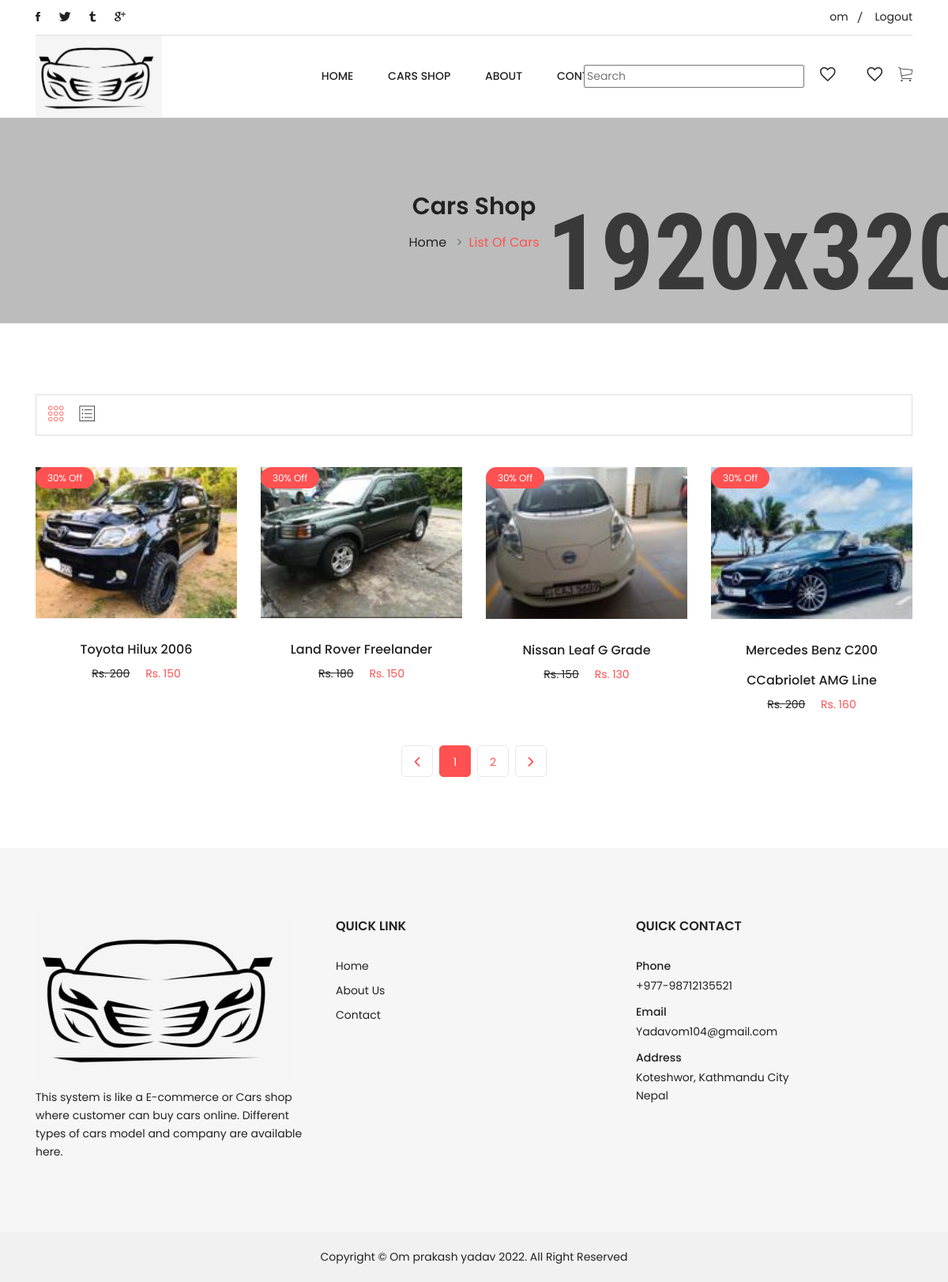
The app's page /shop/ (signed in) with its own data.
### mainApp/models.py (models this page shows, shortened)
class Product(models.Model):
    title = models.CharField(max_length=150)
    slug = models.SlugField(unique=True)
    category = models.ForeignKey(Category, on_delete=models.CASCADE)
    image = models.ImageField(upload_to="products")
    marked_price = models.PositiveIntegerField()
    selling_price = models.PositiveIntegerField()
    description = models.TextField()
    return_policy = models.CharField(max_length=300, null=True, blank=True)
    view_count = models.PositiveIntegerField(default=0)

### mainApp/views.py (the view)
# urls.py: path("shop/",ShopView.as_view(), name="shop"),
class ShopView(Ecomrequired,TemplateView):
    template_name = "shop.html"
    def get_context_data(self, **kwargs):
        context = super().get_context_data(**kwargs)
        all_products = Product.objects.all()
        paginator = Paginator(all_products, 4)
        page_number = self.request.GET.get('page')
        product_list = paginator.get_page(page_number)
        context['allcategories'] = product_list
        return context

### mainApp/views.py (called while the page is built)
    def dispatch(self, request, *args, **kwargs):
        cart_id = request.session.get("cart_id")
        if cart_id:
            cart_obj = Cart.objects.get(id=cart_id)
            if request.user.is_authenticated and request.user.customer:
                cart_obj.customer = request.user.customer
                cart_obj.save()
        return super().dispatch(request, *args, **kwargs)

### Templates/shop.html (shortened to what this page needs)
{% extends 'base.html' %}
{% load static %}
{% block content %}
        <div class="breadcrumb-area section-ptb">
            <div class="container">
                <div class="row">
                    <div class="col-12">
                        <h2 class="breadcrumb-title">Cars Shop</h2>
                        <ul class="breadcrumb-list">
                            <li class="breadcrumb-item"><a href="{% url 'mainApp:home' %}">Home</a></li>
                            <li class="breadcrumb-item active">List of Cars</li>
                        </ul>
                    </div>
                </div>
            </div>
        </div>
        <div class="main-content-wrap shop-page section-ptb">
            <div class="container">
                <div class="row">
                    <div class="col-lg-12">
                        <div class="shop-product-wrapper">
                            <div class="row">
                                <div class="col-12">
                                    <div class="shop-top-bar">
                                        <div class="product-mode">
                                            <ul class="nav shop-item-filter-list" role="tablist">
                                                <li class="active"><a class="active" data-toggle="tab" href="#grid"><i class="ion-ios-keypad-outline"></i></a></li>
                                                <li><a data-toggle="tab" href="#list"><i class="ion-ios-list-outline"></i></a></li>
                                            </ul>
                                        </div>
                                    </div>
                                </div>
                            </div>
                             <div class="shop-products-wrap">
                                <div class="tab-content">
                                    <div class="tab-pane active" id="grid">
                                        <div class="shop-product-wrap">
                                            <div class="row">
                                                {% for ap in allcategories %}
                                                <div class="col-lg-3 col-md-4 col-sm-6">
                                                    <div class="single-product-wrap">
                                                        <ul>
                                                        <div class="product-image">
                                                            <a href="{% url 'mainApp:productdetail' ap.slug %}"><img src="{{ap.image.url}}" alt="Produce Images"></a>
                                                            <span class="label">30% Off</span>
                                                        </div>
                                                        <div class="product-content">
                                                            <h3><a href="{% url 'mainApp:productdetail' ap.slug %}">{{ap.title}}</a></h3>
                                                            <div class="price-box">
                                                                <span class="old-price">Rs. {{ap.marked_price}}</span>
                                                                <span class="new-price">Rs. {{ap.selling_price}}</span>
                                                            </div>
                                                        </div>
                                                    </ul>
                                                    </div>
                                                </div>
                                                {% endfor %}
                                            </div>
                                        </div>
                                    </div>
                                </div>
                            </div>
                             <div class="paginatoin-area">
                                <div class="row">
                                    <div class="col-lg-12 col-md-12">
                                        <ul class="pagination-box">
                                            {% if allcategories.has_previous %}
                                            <li><a class="Previous" href="?page={{ allcategories.previous_page_number }}"><i class="ion-chevron-left"></i></a>
                                            </li>
                                            {% else %}
                                            <li><a class="Previous"><i class="ion-chevron-left disabled"></i></a>
                                            </li>
                                            {% endif %}
                                            {% for i in allcategories.paginator.page_range %}
                                            {% if i == allcategories.number %}
                                            <li class="active"><a>{{i}}</a></li>
                                            {% else %}
                                            <li><a href="?page={{i}}">{{i}}</a></li>
                                            {% endif %}
                                            {% endfor %}
                                            {% if allcategories.has_next %}
                                            <li>
                                                <a class="Next" href="?page={{ allcategories.next_page_number }}"><i class="ion-chevron-right"></i> </a>
                                            </li>
                                            {% else %}
                                            <li>
                                                <a class="Next"><i class="ion-chevron-right"></i> </a>
                                            </li>
                                            {% endif %}
                                        </ul>
                                    </div>
                                </div>
                            </div>
                        </div>
                    </div>
                </div>
            </div>
        </div>
{% endblock %}

### Templates/base.html (shortened to what this page needs)
<!doctype html>
{% load static %}
<html class="no-js" lang="en">
<head>
    <link rel="stylesheet" href="{% static 'css/vendor/bootstrap.min.css' %}">
    <link rel="stylesheet" href="{% static 'css/vendor/ionicons.min.css' %}">
    <link rel="stylesheet" href="{% static 'css/plugins/slick.css' %}">
    <link rel="stylesheet" href="{% static 'css/plugins/animation.css' %}">
    <link rel="stylesheet" href="{% static 'css/plugins/jqueryui.min.css' %}">
    <link rel="stylesheet" href="{% static 'css/style.css' %}">
</head>
<body>
    <div class="boxed-layout">
        <div class="main-wrapper">
            <header class="fl-header">
                <div class="header-top-area d-none d-lg-block">
                    <div class="container">
                        <div class="row">
                            <div class="col-12">
                                <div class="header-top-inner">
                                    <div class="row">
                                        <div class="col-lg-4 col-md-6">
                                            <div class="social-top">
                                                <ul>
                                                    <li><a href="#"><i class="ion-social-facebook"></i></a></li>
                                                    <li><a href="#"><i class="ion-social-twitter"></i></a></li>
                                                    <li><a href="#"><i class="ion-social-tumblr"></i></a></li>
                                                    <li><a href="#"><i class="ion-social-googleplus"></i></a></li>
                                                </ul>
                                            </div>
                                        </div>
                                        <div class="col-lg-8 col-md-9">
                                            <div class="top-info-wrap text-right">
                                                <ul class="top-info">
                                                    {% if user.is_authenticated %}
                                                    <li><a href="{% url 'mainApp:customerprofile' %}"> {{user.username}}</a></li>
                                                    {% else %}
                                                    <li><a href="{% url 'mainApp:customerlogin' %}">Login &amp; Register</a></li>
                                                    {% endif %}
                                                    <li><a href="/accounts/logout">Logout</a></li>
                                                </ul>
                                            </div>
                                        </div>
                                    </div>
                                </div>
                            </div>
                        </div>
                    </div>
                </div>
                <div class="haeader-bottom-area header-sticky">
                    <div class="container">
                        <div class="row align-items-center">
                            <div class="col-lg-2 col-md-4 col-5">
                                <div class="logo-area">
                                    <a href="/"><img src="{% static 'slider/Logo.JPG' %}" alt="Logo"></a>
                                </div>
                            </div>
                            <div class="col-lg-8 d-none d-lg-block">
                                <div class="main-menu-area text-center">
                                    <nav class="main-navigation">
                                       <ul>
                                            <li class="active"><a href="/">Home</a>
                                            </li>
                                            <li><a href="{% url 'mainApp:shop' %}">Cars Shop</a>
                                            </li>
                                            <li><a href="{% url 'mainApp:about' %}">About</a></li>
                                            <li><a href="{% url 'mainApp:contact' %}">Contact</a></li>
                                        </ul>
                                    </nav>
                                </div>
                            </div>
                            <div class="col-lg-2 col-md-6 col-7">
                                <div class="right-blok-box d-flex">
                                    <div class="search-wrap">
                                        <form action="{% url 'mainApp:search' %}" method = "GET">
                                            <div class="search_box pull-right">
                                                <input type="text" name = "query" placeholder="Search"/>
                                            </div>
                                        </form>
                                    </div>
                                    <div class="user-wrap">
                                        <a href="{% url 'mainApp:mywishlist' %}"><i class="ion-android-favorite-outline"></i></a>
                                    </div>
                                    <div class="user-wrap">
                                        <a href="{% url 'mainApp:mycompare' %}"><i class="ion-android-favorite-outline"></i></a>
                                    </div>
                                    <div class="shopping-cart-wrap">
                                        <a href="{% url 'mainApp:mycart' %}"><i class="ion-ios-cart-outline"></i></a>
                                    </div>
                                </div>
                            </div>
                        </div>
                    </div>
                </div>
                    </div>
{% block content %}
{% endblock %}
            <footer>
                <div class="footer-top section-pb section-pt-60">
                    <div class="container">
                        <div class="row">
                            <div class="col-lg-4 col-md-6">
                                <div class="widget-footer mt-30">
                                    <div class="footer-logo">
                                        <a href="{% url 'mainApp:home' %}"><img src="{% static 'slider/Logo.JPG' %}" alt=""></a>
                                    </div>
                                    <p>This system is like a E-commerce or Cars shop where customer can buy cars online. Different types of cars model and company are available here. </p>
                                </div>
                            </div>
                            <div class="col-lg-4 col-md-6">
                                <div class="widget-footer mt-30">
                                    <h6 class="title-widget">QUICK LINK</h6>
                                    <ul class="footer-list">
                                        <li><a href="{% url 'mainApp:home' %}">Home</a></li>
                                        <li><a href="{% url 'mainApp:about' %}">About Us</a></li>
                                        <li><a href="{% url 'mainApp:contact' %}">Contact</a></li>
                                    </ul>
                                </div>
                            </div>
                            <div class="col-lg-4 col-md-6">
                                <div class="widget-footer mt-30">
                                    <h6 class="title-widget">QUICK CONTACT</h6>
                                    <ul class="footer-contact">
                                        <li>
                                            <label>Phone</label>
                                            <a href="#">+977-98712135521</a>
                                        </li>
                                        <li>
                                            <label>Email</label>
                                            <a href="#">Yadavom104@gmail.com</a>
                                        </li>
                                        <li>
                                            <label>Address</label>
                                            Koteshwor, Kathmandu City <br> Nepal
                                        </li>
                                    </ul>
                                </div>
                            </div>
                        </div>
                    </div>
                </div>
                <div class="footer-bottom">
                    <div class="container">
                        <div class="row">
                            <div class="col-lg-12">
                                <div class="copy-right-text text-center">
                                    <p>Copyright &copy; <a href="#">Om prakash yadav</a> 2022. All Right Reserved</p>
                                </div>
                            </div>
                        </div>
                    </div>
                </div>
            </footer>
        </div>
    </body>
    </html>

### records on screen
Product: image (picture), title "Toyota Hilux 2006", marked_price "200", selling_price "150"
Product: image (picture), title "Land Rover Freelander", marked_price "180", selling_price "150"
Product: image (picture), title "Nissan Leaf G Grade", marked_price "150", selling_price "130"
Product: image (picture), title "Mercedes Benz C200 CCabriolet AMG Line", marked_price "200", selling_price "160"

### other values on screen
{{ user.username }} "om"
{{ i }} "1"
{{ i }} "2"
